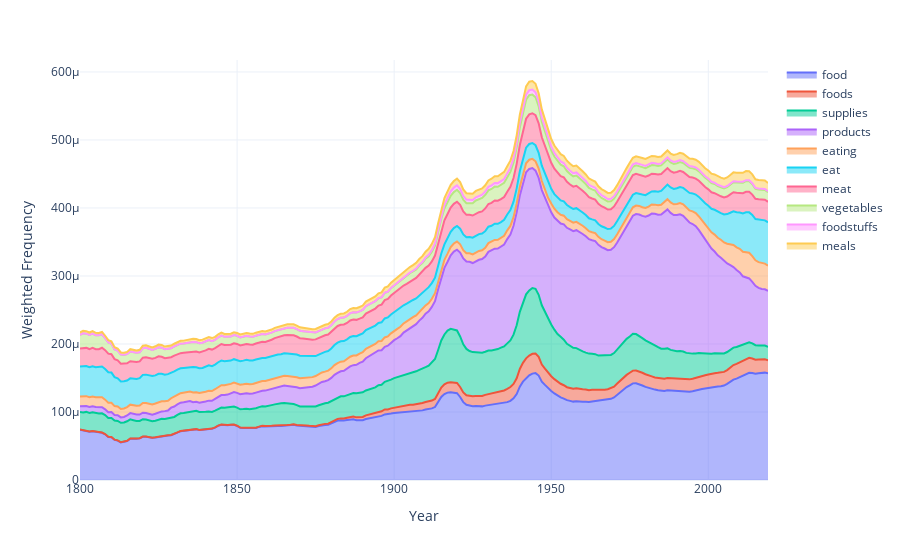

Notebook cell for this chart:
### Code cell
food_history.plot()

### Figure 1 — Plotly figure (JSON) as saved in the notebook; plotly's stock layout.template omitted (floating-point values rounded to 4 significant figures; data arrays with more than 128 entries replaced by an {"elided": "..."} marker saying what was removed)
{"data": [{"fillpattern": {"shape": ""}, "hovertemplate": "Word=food<br>Year=%{x}<br>Weighted Frequency=%{y}<extra></extra>", "legendgroup": "food", "line": {"color": "#636efa"}, "marker": {"symbol": "circle"}, "mode": "lines", "name": "food", "orientation": "v", "showlegend": true, "stackgroup": "1", "type": "scatter", "x": {"elided": "220 int values"}, "xaxis": "x", "y": {"elided": "220 float values"}, "yaxis": "y"}, {"fillpattern": {"shape": ""}, "hovertemplate": "Word=foods<br>Year=%{x}<br>Weighted Frequency=%{y}<extra></extra>", "legendgroup": "foods", "line": {"color": "#EF553B"}, "marker": {"symbol": "circle"}, "mode": "lines", "name": "foods", "orientation": "v", "showlegend": true, "stackgroup": "1", "type": "scatter", "x": {"elided": "220 int values"}, "xaxis": "x", "y": {"elided": "220 float values"}, "yaxis": "y"}, {"fillpattern": {"shape": ""}, "hovertemplate": "Word=supplies<br>Year=%{x}<br>Weighted Frequency=%{y}<extra></extra>", "legendgroup": "supplies", "line": {"color": "#00cc96"}, "marker": {"symbol": "circle"}, "mode": "lines", "name": "supplies", "orientation": "v", "showlegend": true, "stackgroup": "1", "type": "scatter", "x": {"elided": "220 int values"}, "xaxis": "x", "y": {"elided": "220 float values"}, "yaxis": "y"}, {"fillpattern": {"shape": ""}, "hovertemplate": "Word=products<br>Year=%{x}<br>Weighted Frequency=%{y}<extra></extra>", "legendgroup": "products", "line": {"color": "#ab63fa"}, "marker": {"symbol": "circle"}, "mode": "lines", "name": "products", "orientation": "v", "showlegend": true, "stackgroup": "1", "type": "scatter", "x": {"elided": "220 int values"}, "xaxis": "x", "y": {"elided": "220 float values"}, "yaxis": "y"}, {"fillpattern": {"shape": ""}, "hovertemplate": "Word=eating<br>Year=%{x}<br>Weighted Frequency=%{y}<extra></extra>", "legendgroup": "eating", "line": {"color": "#FFA15A"}, "marker": {"symbol": "circle"}, "mode": "lines", "name": "eating", "orientation": "v", "showlegend": true, "stackgroup": "1", "type": "scatter", "x": {"elided": "220 int values"}, "xaxis": "x", "y": {"elided": "220 float values"}, "yaxis": "y"}, {"fillpattern": {"shape": ""}, "hovertemplate": "Word=eat<br>Year=%{x}<br>Weighted Frequency=%{y}<extra></extra>", "legendgroup": "eat", "line": {"color": "#19d3f3"}, "marker": {"symbol": "circle"}, "mode": "lines", "name": "eat", "orientation": "v", "showlegend": true, "stackgroup": "1", "type": "scatter", "x": {"elided": "220 int values"}, "xaxis": "x", "y": {"elided": "220 float values"}, "yaxis": "y"}, {"fillpattern": {"shape": ""}, "hovertemplate": "Word=meat<br>Year=%{x}<br>Weighted Frequency=%{y}<extra></extra>", "legendgroup": "meat", "line": {"color": "#FF6692"}, "marker": {"symbol": "circle"}, "mode": "lines", "name": "meat", "orientation": "v", "showlegend": true, "stackgroup": "1", "type": "scatter", "x": {"elided": "220 int values"}, "xaxis": "x", "y": {"elided": "220 float values"}, "yaxis": "y"}, {"fillpattern": {"shape": ""}, "hovertemplate": "Word=vegetables<br>Year=%{x}<br>Weighted Frequency=%{y}<extra></extra>", "legendgroup": "vegetables", "line": {"color": "#B6E880"}, "marker": {"symbol": "circle"}, "mode": "lines", "name": "vegetables", "orientation": "v", "showlegend": true, "stackgroup": "1", "type": "scatter", "x": {"elided": "220 int values"}, "xaxis": "x", "y": {"elided": "220 float values"}, "yaxis": "y"}, {"fillpattern": {"shape": ""}, "hovertemplate": "Word=foodstuffs<br>Year=%{x}<br>Weighted Frequency=%{y}<extra></extra>", "legendgroup": "foodstuffs", "line": {"color": "#FF97FF"}, "marker": {"symbol": "circle"}, "mode": "lines", "name": "foodstuffs", "orientation": "v", "showlegend": true, "stackgroup": "1", "type": "scatter", "x": {"elided": "220 int values"}, "xaxis": "x", "y": {"elided": "220 float values"}, "yaxis": "y"}, {"fillpattern": {"shape": ""}, "hovertemplate": "Word=meals<br>Year=%{x}<br>Weighted Frequency=%{y}<extra></extra>", "legendgroup": "meals", "line": {"color": "#FECB52"}, "marker": {"symbol": "circle"}, "mode": "lines", "name": "meals", "orientation": "v", "showlegend": true, "stackgroup": "1", "type": "scatter", "x": {"elided": "220 int values"}, "xaxis": "x", "y": {"elided": "220 float values"}, "yaxis": "y"}], "layout": {"autosize": true, "legend": {"title": {}, "tracegroupgap": 0}, "margin": {"t": 60}, "xaxis": {"anchor": "y", "autorange": true, "domain": [0, 1], "range": [1800, 2019], "title": {"text": "Year"}, "type": "linear"}, "yaxis": {"anchor": "x", "autorange": true, "domain": [0, 1], "range": [0, 0.0006176], "title": {"text": "Weighted Frequency"}, "type": "linear"}}}
